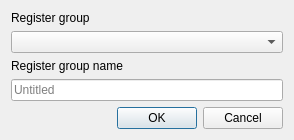
<?xml version="1.0" encoding="UTF-8"?>
<ui version="4.0">
 <class>ModbusRegisterGroupEditor</class>
 <widget class="QDialog" name="ModbusRegisterGroupEditor">
  <property name="geometry">
   <rect>
    <x>0</x>
    <y>0</y>
    <width>294</width>
    <height>139</height>
   </rect>
  </property>
  <property name="windowTitle">
   <string>New Register Group</string>
  </property>
  <layout class="QGridLayout" name="gridLayout">
   <item row="0" column="0">
    <widget class="QLabel" name="label">
     <property name="text">
      <string>Register group</string>
     </property>
    </widget>
   </item>
   <item row="1" column="0">
    <widget class="QComboBox" name="comboBoxType"/>
   </item>
   <item row="2" column="0">
    <widget class="QLabel" name="label_2">
     <property name="text">
      <string>Register group name</string>
     </property>
    </widget>
   </item>
   <item row="3" column="0">
    <widget class="QLineEdit" name="lineEditName">
     <property name="placeholderText">
      <string>Untitled</string>
     </property>
    </widget>
   </item>
   <item row="4" column="0">
    <widget class="QDialogButtonBox" name="buttonBox">
     <property name="orientation">
      <enum>Qt::Orientation::Horizontal</enum>
     </property>
     <property name="standardButtons">
      <set>QDialogButtonBox::StandardButton::Cancel|QDialogButtonBox::StandardButton::Ok</set>
     </property>
    </widget>
   </item>
  </layout>
 </widget>
 <resources/>
 <connections>
  <connection>
   <sender>buttonBox</sender>
   <signal>accepted()</signal>
   <receiver>ModbusRegisterGroupEditor</receiver>
   <slot>accept()</slot>
   <hints>
    <hint type="sourcelabel">
     <x>248</x>
     <y>254</y>
    </hint>
    <hint type="destinationlabel">
     <x>157</x>
     <y>274</y>
    </hint>
   </hints>
  </connection>
  <connection>
   <sender>buttonBox</sender>
   <signal>rejected()</signal>
   <receiver>ModbusRegisterGroupEditor</receiver>
   <slot>reject()</slot>
   <hints>
    <hint type="sourcelabel">
     <x>316</x>
     <y>260</y>
    </hint>
    <hint type="destinationlabel">
     <x>286</x>
     <y>274</y>
    </hint>
   </hints>
  </connection>
 </connections>
</ui>
